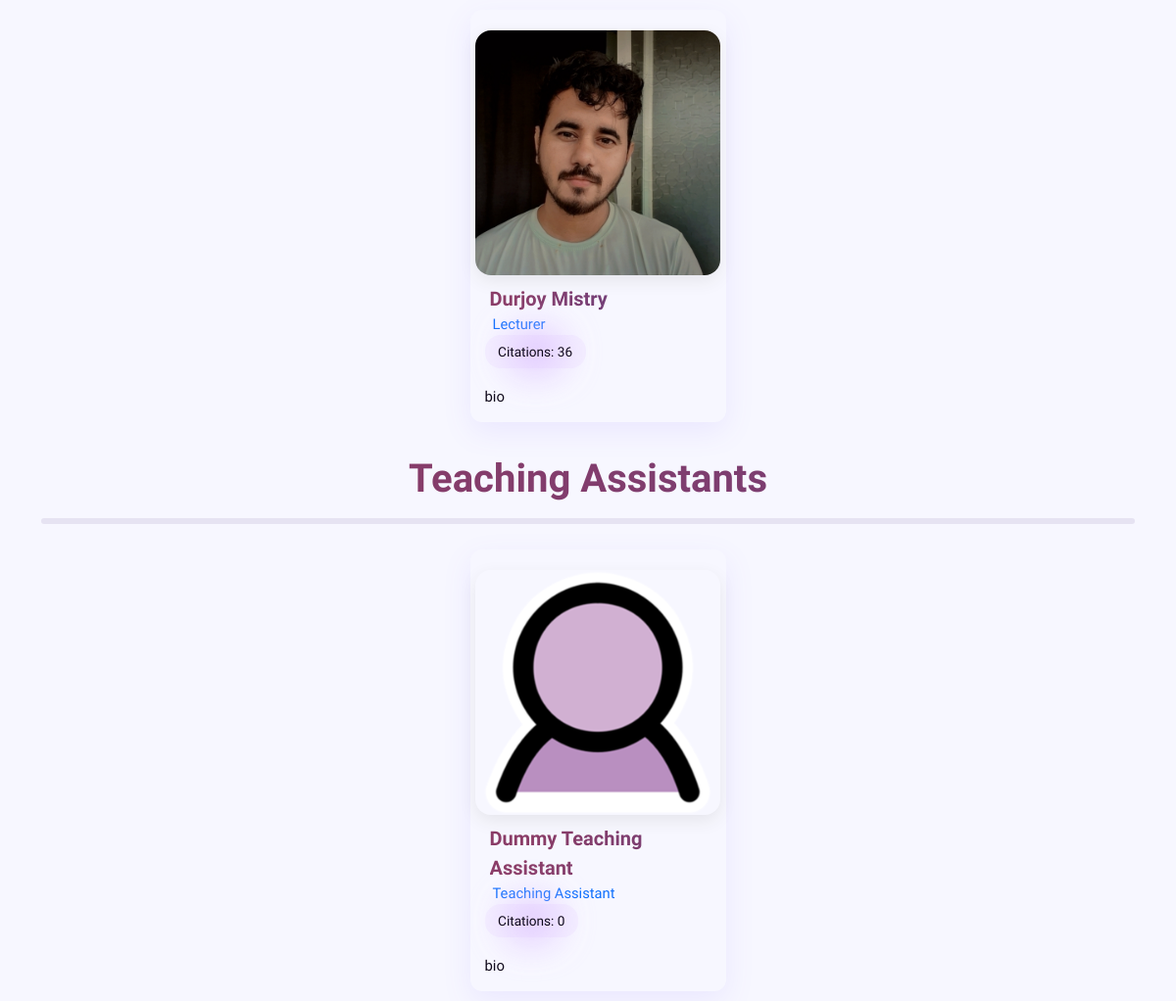
/faculty/ (lower part), run on an earlier commit of the app's database.
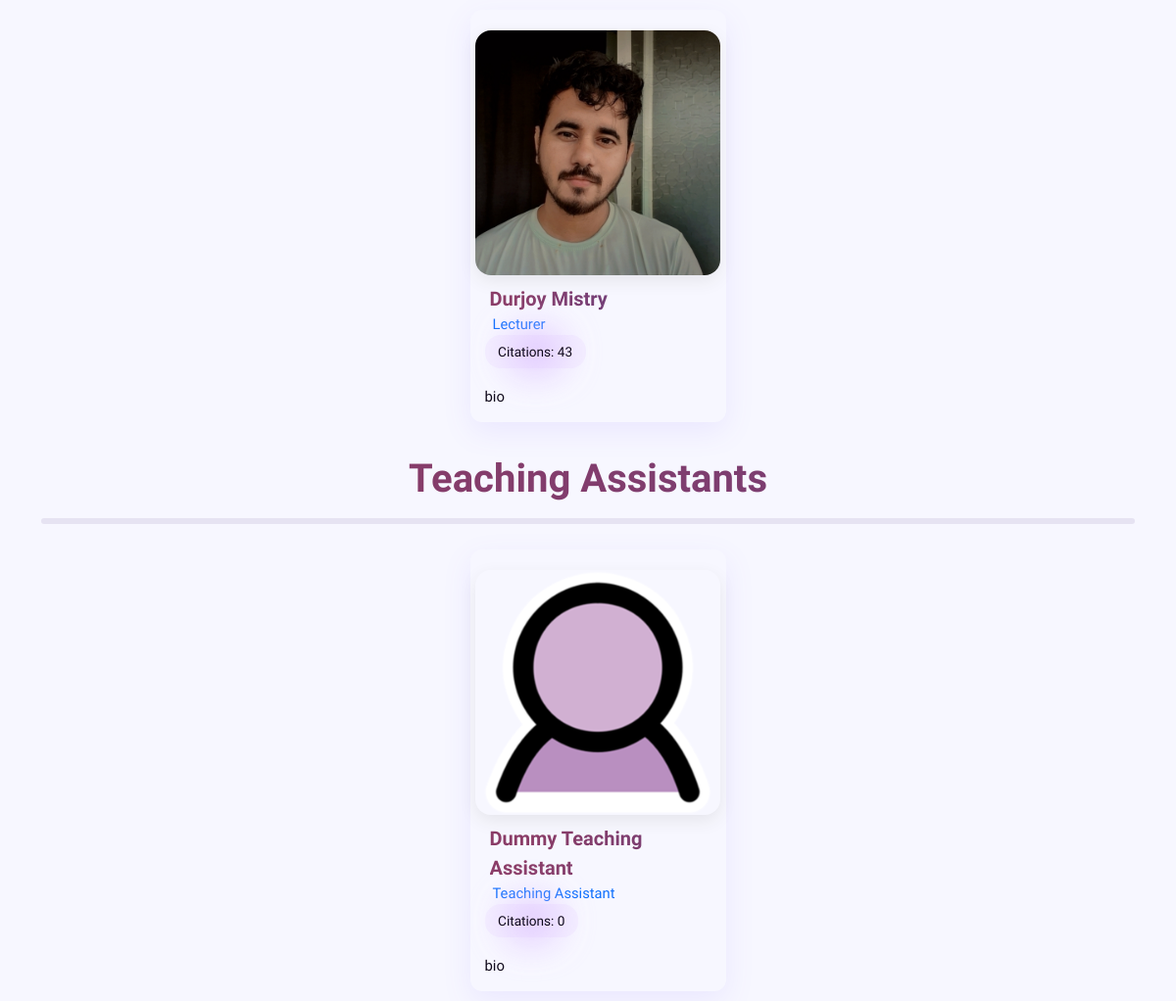
And on a later commit of the database.
### faculty/models.py (models this page shows, shortened)
class Faculty(models.Model):
    DESIGNATION_CHOICES = [
        ('Professor', 'Professor'),
        ('Associate Professor', 'Associate Professor'),
        ('Assistant Professor', 'Assistant Professor'),
        ('Lecturer', 'Lecturer'),
        ('Teaching Assistant', 'Teaching Assistant'),
    ]
    user = models.OneToOneField(User, on_delete=models.CASCADE)
    name = models.CharField(max_length=50, default="Name")
    shortname = models.CharField(max_length=5, default='N/A')
    designation = models.CharField(max_length=20, choices=DESIGNATION_CHOICES, null=True)
    phone = models.CharField(max_length=11)
    bio = models.TextField(max_length=200)
    about = RichTextField(blank=True, null=True)
    profile_pic = models.ImageField(upload_to='faculty_photos/', default='defaults/faculty.png', null=True, blank=True)
    joining_date = models.DateField(null=True)
    google_scholar_url = models.URLField(max_length=255, blank=True, null=True)
    researchgate_url = models.URLField(max_length=255, blank=True, null=True)
    orcid_url = models.URLField(max_length=255, blank=True, null=True)
    scopus_url = models.URLField(max_length=255, blank=True, null=True)
    linkedin_url = models.URLField(max_length=255, blank=True, null=True)
    citation = models.PositiveIntegerField(default=0, blank=True, null=True)
    sl = models.PositiveIntegerField(validators=[MinValueValidator(1)])
    routine = models.FileField(upload_to='faculty_routines/', null=True, blank=True)
    objects = models.Manager()
    custom = FacultyManager()

### uap_cse/views.py (the view)
# urls.py: path('faculty/', views.faculty, name='faculty'),
def faculty(request):
    facultys = Faculty.objects.all().order_by('sl')
    return render(request, 'faculty/faculty.html', {
        'facultys' : facultys
    })

### templates/faculty/faculty.html (shortened to what this page needs)
{% extends "base.html" %}
{% load static %}
{% block head %}
    <link rel="stylesheet" href="{% static 'css/faculty.css' %}">
    <link rel="stylesheet" href="{% static 'css/global.css' %}">
{% endblock %}
{% block content %}
<br>
<br>
<br>
<br>
<div class="container">
    <div class="row g-4 justify-content-center">
        {% for faculty in facultys %}
            {% if faculty.designation == "Lecturer" and faculty.sl != 1 %}
            <div class="col-sm-12 col-md-6 col-lg-3">
                {% include "faculty/faculty_card.html" %}
            </div>
            {% endif %}
        {% endfor %}
    </div>
</div>
<br>
<div class="container">
    <h1 class="gradient-text-global text-center">Teaching Assistants</h1>
    <hr class="fat_hr">
    <div class="row g-4 justify-content-center">
        {% for faculty in facultys %}
            {% if faculty.designation == "Teaching Assistant" and faculty.sl != 1 %}
            <div class="col-sm-12 col-md-6 col-lg-3">
                {% include "faculty/faculty_card.html" %}
            </div>
            {% endif %}
        {% endfor %}
    </div>
</div>
{% endblock %}

### templates/base.html (shortened to what this page needs)
{% load static %}
<!DOCTYPE html>
<html lang="en">
<head>
  {% block head %}
  {% endblock %}
 <link href="https://cdnjs.cloudflare.com/ajax/libs/font-awesome/6.4.2/css/all.min.css" rel="stylesheet">
    <link href="https://cdn.jsdelivr.net/npm/bootstrap@5.3.5/dist/css/bootstrap.min.css" rel="stylesheet">
    <link rel="stylesheet" href="{% static 'css/base.css' %}">
    <link rel="stylesheet" href="{% static 'css/global.css' %}">
</head>
<body>
<br>
<br>
<main>
        <div class="animated-container">
            {% block content %}
            {% endblock %}
        </div>
</main>
</body>
</html>

### templates/faculty/faculty_card.html
<a href="{% url 'faculty_detail' faculty.pk %}" class="faculty-card-link">
    <div class="faculty-card text-center">
        <div class="wrapper">
           <img src="{{ faculty.profile_pic.url }}" alt="{{ faculty.name }}" class="profile-img cover-img" />
        </div>
        <div class="card-body text-start">
            <div class="top-row mb-1">
                <div>
                    <div class="gradient-text-global card-title">
                        {{ faculty.name }}
                    </div>
                    <div class="card-subtitle">{{ faculty.designation }}</div>
                </div>
                <div class="citation-count">
                    Citations: {{ faculty.citation }}
                </div>
            </div>
            <p class="card-text">
                {{ faculty.bio|truncatewords:25 }}
            </p>
        </div>
    </div>
</a>

### static/css/faculty.css (style rules this page uses)
.faculty-card-link { text-decoration: none; display: block; transition: transform 0.3s ease; }
.faculty-card { width: 100%; max-width: 280px; height: auto; display:flex; flex-direction: column; justify-content: center; align-items: center; padding: 15px; margin: 10px; border-radius: 12px; background: rgba(255, 255, 255, 0.1); backdrop-filter: blur(15px); box-shadow: 0px 10px 30px rgba(130, 100, 255, 0.1); transition: transform 0.4s ease, box-shadow 0.4s ease; }
.row { display: flex; flex-wrap: wrap; justify-content: center; }
.wrapper { width: 250px; max-width: 250px; height: 250px; transition: all 0.5s; border-radius: 16px; position: relative; z-index: -1; }
.profile-img { width: 250px; height: 250px; max-width: 250px; max-height: 250px; object-fit: cover; margin-top: 10px; justify-content: center; align-items: center; display: flex; border-radius: 16px; box-shadow: 0 6px 18px rgba(0, 0, 0, 0.08); transition: transform 0.4s ease; opacity: 0; transform: translateY(30px) scale(0.8); animation: popThenFloat 1.4s ease-out forwards, floatIdle 3s ease-in-out 1.4s infinite alternate; }
.card-body { padding: 1.25rem 1.5rem 1.8rem; margin-top: 10px; }
.top-row { display: flex; justify-content: space-between; align-items: center; flex-wrap: wrap; }
.card-title { font-size: 1.25rem; font-weight: 700; margin: 5px; color: var(--txt-color); }
.card-subtitle { padding-left: 10px; font-size: 0.92rem; color: var(--txt-color); margin-left: -2px; }
.citation-count { padding: 0.4rem 0.85rem; background-color: rgba(240, 230, 255, 0.5); border-radius: 1rem; font-weight: 500; color: var(--txt-color); font-size: 0.85rem; position: relative; z-index: 1; }
.citation-count::after { content: ""; position: absolute; top: -10px; left: -10px; width: calc(100% + 20px); height: calc(100% + 20px); background: radial-gradient(circle, #d8b6ff 15%, transparent 60%); border-radius: 2rem; z-index: -1; filter: blur(18px); animation: glowPulse 2.8s ease-in-out infinite; opacity: 0.8; }
.card-text { font-size: 0.93rem; margin-top: 1.15rem; line-height: 1.5; color: var(--txt-color); }

### static/css/global.css (style rules this page uses)
* { font-family: 'Lexend', sans-serif; background-size: 400% 400%; margin: 0; }
.gradient-text-global { background: linear-gradient(108.4deg, rgb(138, 60, 103) 6.9%, rgb(68, 68, 153) 86.5%); background-clip: text; font-weight: bold; -webkit-background-clip: text; -webkit-text-fill-color: transparent; animation: gradientMove 10s ease infinite; background-size: 300% 300%; }
.fat_hr { border: 3px solid #b3a8cb; width: 100%; border-radius: 1rem; }

### static/css/base.css (style rules this page uses)
:root { --primary-color: #9896e8; --bg-color: #f7f7ff; --bg-shade: rgba(0, 0, 0, 0.03); --txt-color: #0f091a; --shadow-color: rgba(170, 170, 170, 0.78); --secondary-color: rgba(181, 181, 238, 0.39); transition: background-color 0.3s ease-in-out, color 0.3s ease-in-out, border-color 0.3s ease-in-out; }
* { box-sizing: border-box; margin: 0; padding: 0; font-family: 'Lexend', sans-serif; transition: background-color 0.3s ease-in-out, color 0.3s ease-in-out, border-color 0.3s ease-in-out, box-shadow 0.3s ease-in-out; }
body { background-color: var(--bg-color); --header-color: var(--primary-color); }
main { padding-top: 180px; }
p { font-size: 16px; line-height: 1.6; color: var(--txt-color); }
.animated-container { opacity: 0; transform: translateY(20px); animation: slideFadeIn 0.8s ease-out forwards; }

What changed in the data, as far as the page shows it:
changed Faculty "Durjoy Mistry": citation "36" → "43"
